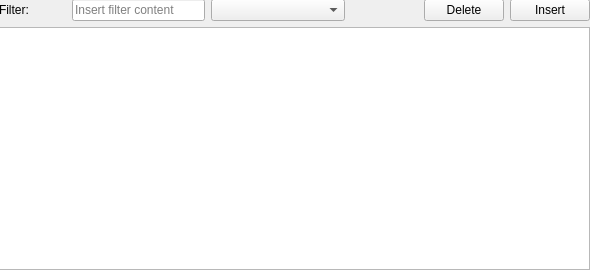
<?xml version="1.0" encoding="UTF-8"?>
<ui version="4.0">
 <class>WizardPage</class>
 <widget class="QWizardPage" name="WizardPage">
  <property name="geometry">
   <rect>
    <x>0</x>
    <y>0</y>
    <width>590</width>
    <height>270</height>
   </rect>
  </property>
  <property name="windowTitle">
   <string>WizardPage</string>
  </property>
  <widget class="QWidget" name="gridLayoutWidget">
   <property name="geometry">
    <rect>
     <x>-1</x>
     <y>-1</y>
     <width>591</width>
     <height>271</height>
    </rect>
   </property>
   <layout class="QGridLayout" name="gridLayout">
    <item row="0" column="0">
     <widget class="QLabel" name="label_filter">
      <property name="text">
       <string>Filter: </string>
      </property>
     </widget>
    </item>
    <item row="0" column="5">
     <spacer name="horizontalSpacer">
      <property name="orientation">
       <enum>Qt::Horizontal</enum>
      </property>
      <property name="sizeType">
       <enum>QSizePolicy::Preferred</enum>
      </property>
      <property name="sizeHint" stdset="0">
       <size>
        <width>40</width>
        <height>20</height>
       </size>
      </property>
     </spacer>
    </item>
    <item row="0" column="6">
     <widget class="QPushButton" name="pushButton_delete">
      <property name="text">
       <string>Delete</string>
      </property>
     </widget>
    </item>
    <item row="0" column="7">
     <widget class="QPushButton" name="pushButton_insert">
      <property name="text">
       <string>Insert</string>
      </property>
     </widget>
    </item>
    <item row="1" column="0" colspan="8">
     <widget class="QTableView" name="TableView"/>
    </item>
    <item row="0" column="3" colspan="2">
     <widget class="QComboBox" name="comboBox_filter"/>
    </item>
    <item row="0" column="1" colspan="2">
     <widget class="QLineEdit" name="lineEdit_filter">
      <property name="placeholderText">
       <string>Insert filter content</string>
      </property>
     </widget>
    </item>
   </layout>
  </widget>
 </widget>
 <resources/>
 <connections/>
</ui>
